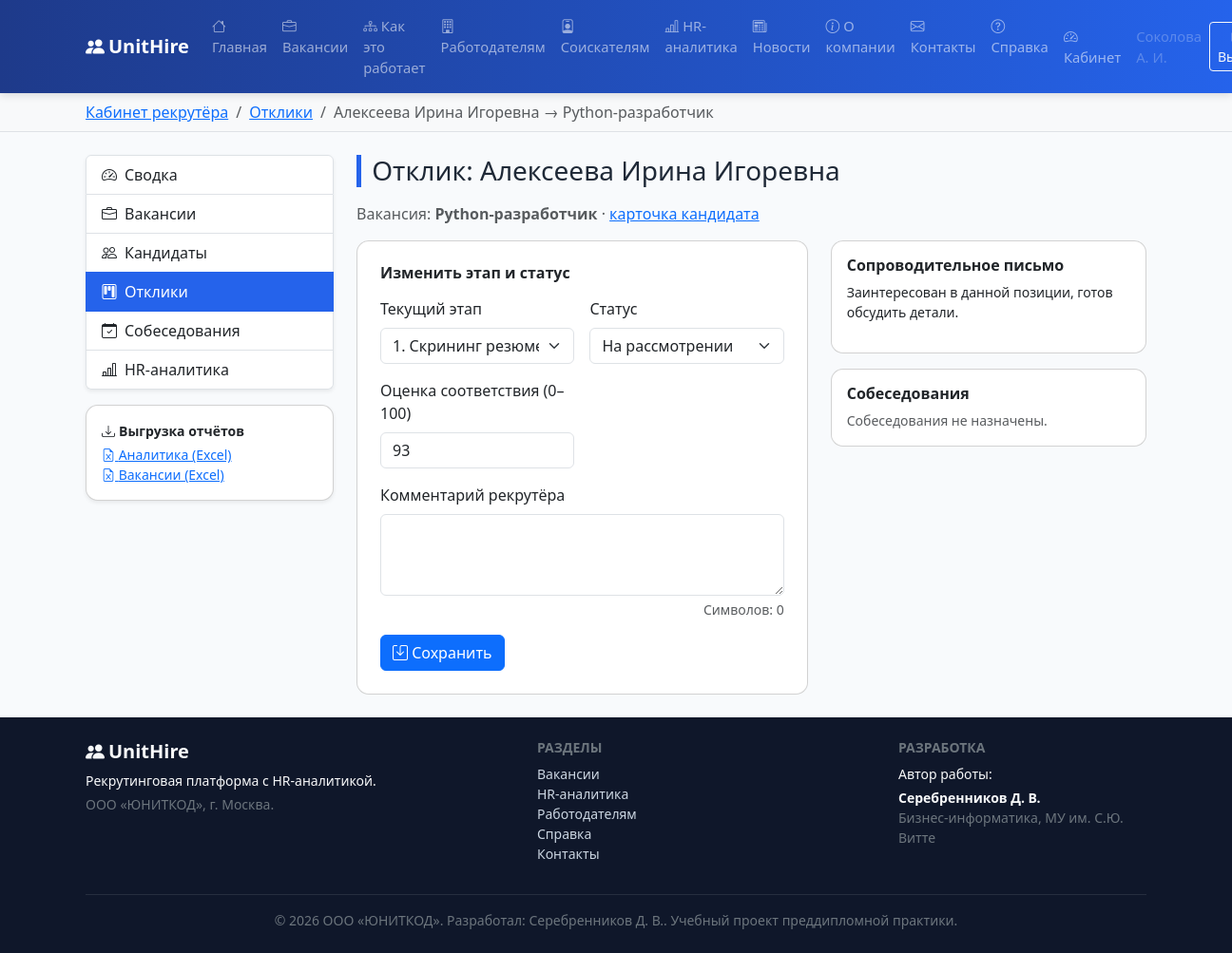
Screenshot of /cabinet/recruiter/applications/49/edit/ (signed in) with the database file from the repository.
### core/models.py (models this page shows, shortened)
class User(AbstractUser):
    patronymic = models.CharField("Отчество", max_length=100, blank=True)
    role = models.CharField(
        "Роль", max_length=20, choices=Role.choices, default=Role.CANDIDATE
    )
    phone = models.CharField("Телефон", max_length=20, blank=True)
    position = models.CharField("Должность", max_length=120, blank=True)
    department = models.ForeignKey(
        "Department",
        verbose_name="Отдел",
        on_delete=models.SET_NULL,
        null=True,
        blank=True,
        related_name="employees",
    )
    created_at = models.DateTimeField("Дата регистрации", default=timezone.now)
    class Meta:
        verbose_name = "Пользователь"
        verbose_name_plural = "Пользователи"
        ordering = ["last_name", "first_name"]
    def short_name(self):
        if not self.last_name:
            return self.username
        initials = ""
        if self.first_name:
            initials += f" {self.first_name[0]}."
        if self.patronymic:
            initials += f" {self.patronymic[0]}."
        return f"{self.last_name}{initials}".strip()

class Application(models.Model):
    candidate = models.ForeignKey(Candidate, verbose_name="Кандидат",
                                  on_delete=models.CASCADE, related_name="applications")
    vacancy = models.ForeignKey(Vacancy, verbose_name="Вакансия",
                                on_delete=models.CASCADE, related_name="applications")
    stage = models.ForeignKey(Stage, verbose_name="Текущий этап",
                              on_delete=models.PROTECT, related_name="applications")
    status = models.CharField("Статус", max_length=20,
                              choices=ApplicationStatus.choices,
                              default=ApplicationStatus.NEW)
    score = models.PositiveSmallIntegerField(
        "Оценка соответствия (0–100)", default=0,
        validators=[MaxValueValidator(100)])
    cover_letter = models.TextField("Сопроводительное письмо", blank=True)
    comment = models.TextField("Комментарий рекрутёра", blank=True)
    applied_at = models.DateTimeField("Дата отклика", default=timezone.now)
    updated_at = models.DateTimeField("Обновлено", auto_now=True)
    class Meta:
        verbose_name = "Отклик (заявка)"
        verbose_name_plural = "Отклики (заявки)"
        ordering = ["-applied_at"]
        constraints = [
            models.UniqueConstraint(fields=["candidate", "vacancy"],
                                    name="uniq_candidate_vacancy")
        ]
    def __str__(self):
        return f"{self.candidate} → {self.vacancy.title}"

class Candidate(models.Model):
    user = models.OneToOneField(
        settings.AUTH_USER_MODEL, verbose_name="Учётная запись",
        on_delete=models.SET_NULL, null=True, blank=True, related_name="candidate_profile")
    last_name = models.CharField("Фамилия", max_length=80)
    first_name = models.CharField("Имя", max_length=80)
    patronymic = models.CharField("Отчество", max_length=80, blank=True)
    email = models.EmailField("Email")
    phone = models.CharField("Телефон", max_length=20, blank=True)
    city = models.CharField("Город", max_length=80, blank=True)
    desired_salary = models.PositiveIntegerField("Желаемая зарплата, ₽", default=0)
    experience_years = models.DecimalField(
        "Опыт работы, лет", max_digits=4, decimal_places=1, default=0,
        validators=[MinValueValidator(0), MaxValueValidator(60)])
    grade = models.CharField("Грейд", max_length=20, choices=Grade.choices,
                             default=Grade.JUNIOR)
    source = models.ForeignKey(Source, verbose_name="Источник",
                               on_delete=models.PROTECT, related_name="candidates")
    skills = models.ManyToManyField(Skill, through="CandidateSkill",
                                    verbose_name="Навыки", related_name="candidates")
    summary = models.TextField("О кандидате", blank=True)
    is_archived = models.BooleanField("В архиве", default=False)
    created_at = models.DateTimeField("Дата добавления", default=timezone.now)
    class Meta:
        verbose_name = "Кандидат"
        verbose_name_plural = "Кандидаты"
        ordering = ["-created_at"]
        indexes = [models.Index(fields=["last_name", "first_name"])]
    def __str__(self):
        return self.full_name()
    def full_name(self):
        parts = [self.last_name, self.first_name, self.patronymic]
        return " ".join(p for p in parts if p).strip()

class Vacancy(models.Model):
    title = models.CharField("Название вакансии", max_length=150)
    department = models.ForeignKey(Department, verbose_name="Отдел",
                                   on_delete=models.PROTECT, related_name="vacancies")
    grade = models.CharField("Грейд", max_length=20, choices=Grade.choices,
                             default=Grade.MIDDLE)
    salary_min = models.PositiveIntegerField("Зарплата от, ₽", default=0)
    salary_max = models.PositiveIntegerField("Зарплата до, ₽", default=0)
    status = models.CharField("Статус", max_length=20, choices=VacancyStatus.choices,
                              default=VacancyStatus.OPEN)
    recruiter = models.ForeignKey(
        settings.AUTH_USER_MODEL, verbose_name="Ответственный рекрутёр",
        on_delete=models.SET_NULL, null=True, blank=True, related_name="vacancies",
        limit_choices_to={"role": Role.RECRUITER})
    required_skills = models.ManyToManyField(
        Skill, through="VacancySkill", verbose_name="Требуемые навыки",
        related_name="vacancies")
    description = models.TextField("Описание и требования", blank=True)
    city = models.CharField("Город", max_length=80, blank=True, default="Москва")
    is_remote = models.BooleanField("Удалённая работа", default=False)
    opened_at = models.DateField("Дата открытия", default=timezone.localdate)
    planned_close = models.DateField("Плановая дата закрытия", null=True, blank=True)
    closed_at = models.DateField("Фактическая дата закрытия", null=True, blank=True)
    class Meta:
        verbose_name = "Вакансия"
        verbose_name_plural = "Вакансии"
        ordering = ["-opened_at"]
        indexes = [models.Index(fields=["status"])]

### core/views.py (the view)
@recruiter_required
def rec_application_edit(request, pk):
    app = get_object_or_404(
        Application.objects.select_related("candidate", "vacancy"), pk=pk)
    if request.method == "POST":
        form = ApplicationStageForm(request.POST, instance=app)
        if form.is_valid():
            form.save()
            messages.success(request, "Отклик обновлён.")
            return redirect("rec_applications")
    else:
        form = ApplicationStageForm(instance=app)
    return render(request, "cabinet/recruiter/application_form.html",
                  {"breadcrumbs": _crumbs(
                      ("Кабинет рекрутёра", reverse("rec_dashboard")),
                      ("Отклики", reverse("rec_applications")),
                      (str(app), None)),
                   "form": form, "app": app,
                   "interviews": app.interviews.all()})

### core/forms.py
class ApplicationStageForm(BootstrapMixin, forms.ModelForm):
    class Meta:
        model = Application
        fields = ["stage", "status", "score", "comment"]
        widgets = {"comment": forms.Textarea(attrs={"rows": 3})}

### core/context_processors.py (called while the page is built)
def site_globals(request):
    return {
        "MAIN_MENU": MAIN_MENU,
        "SITE_AUTHOR": settings.SITE_AUTHOR,
        "SITE_AUTHOR_FULL": settings.SITE_AUTHOR_FULL,
        "SITE_ORG": settings.SITE_ORG,
        "SITE_NAME": settings.SITE_NAME,
        "SITE_TAGLINE": settings.SITE_TAGLINE,
        "CURRENT_YEAR": timezone.localdate().year,
    }

### core/models.py (called while the page is built)
    def __str__(self):
        return f"{self.order}. {self.name}"

### core/views.py (called while the page is built)
def _crumbs(*pairs):
    return list(pairs)

### templates/cabinet/recruiter/application_form.html (shortened to what this page needs)
{% extends 'base.html' %}
{% block content %}
<div class="row g-4">
  <div class="col-lg-3">{% include 'partials/_recruiter_nav.html' with active='applications' %}</div>
  <div class="col-lg-9">
    <h3 class="section-title mb-3">Отклик: {{ app.candidate.full_name }}</h3>
    <p class="text-muted">Вакансия: <strong>{{ app.vacancy.title }}</strong> ·
      <a href="{% url 'candidate_detail' app.candidate.pk %}">карточка кандидата</a></p>
    <div class="row g-4">
      <div class="col-md-7">
        <div class="card p-4">
          <h6 class="fw-bold mb-3">Изменить этап и статус</h6>
          <form method="post" novalidate>
            <div class="row g-3">
              {% for field in form %}
                <div class="{% if field.name == 'comment' %}col-12{% else %}col-md-6{% endif %}">
                  <label class="form-label">{{ field.label }}</label>
                  {{ field }}
                </div>
              {% endfor %}
            </div>
            <button class="btn btn-primary mt-3"><i class="bi bi-save"></i> Сохранить</button>
          </form>
        </div>
      </div>
      <div class="col-md-5">
        <div class="card p-3">
          <h6 class="fw-bold">Сопроводительное письмо</h6>
          <p class="small">{{ app.cover_letter|default:"—" }}</p>
        </div>
        <div class="card p-3 mt-3">
          <h6 class="fw-bold">Собеседования</h6>
          {% for iv in interviews %}
            <p class="small mb-1">{{ iv.get_kind_display }} — {{ iv.scheduled_at|date:"d.m.Y H:i" }}
              <span class="badge bg-light text-dark">{{ iv.get_result_display }}</span></p>
          {% empty %}<p class="small text-muted mb-0">Собеседования не назначены.</p>{% endfor %}
        </div>
      </div>
    </div>
  </div>
</div>
{% endblock %}

### templates/base.html (shortened to what this page needs)
{% load static %}<!DOCTYPE html>
<html lang="ru">
<head>
  <link rel="stylesheet" href="{% static 'vendor/bootstrap.min.css' %}">
  <link rel="stylesheet" href="{% static 'vendor/bootstrap-icons.css' %}">
  <link rel="stylesheet" href="{% static 'css/styles.css' %}">
</head>
<body class="d-flex flex-column min-vh-100">
<header>
  <nav class="navbar navbar-expand-lg navbar-dark unit-navbar sticky-top">
    <div class="container">
      <a class="navbar-brand fw-bold" href="{% url 'home' %}">
        <i class="bi bi-people-fill me-1"></i>{{ SITE_NAME }}
      </a>
      <div class="collapse navbar-collapse" id="mainNav">
        <ul class="navbar-nav me-auto mb-2 mb-lg-0">
          {% for name, label, icon in MAIN_MENU %}
            <li class="nav-item">
              <a class="nav-link" href="{% url name %}"><i class="bi bi-{{ icon }} me-1"></i>{{ label }}</a>
            </li>
          {% endfor %}
        </ul>
        <ul class="navbar-nav">
          {% if user.is_authenticated %}
            <li class="nav-item">
              <a class="nav-link" href="{% url 'dashboard' %}">
                <i class="bi bi-speedometer2 me-1"></i>Кабинет</a>
            </li>
            <li class="nav-item">
              <span class="nav-link disabled small">{{ user.short_name }}</span>
            </li>
            <li class="nav-item">
              <form action="{% url 'logout' %}" method="post" class="d-inline">
                <button class="btn btn-sm btn-outline-light mt-1" type="submit">
                   Выход</button>
              </form>
            </li>
          {% endif %}
        </ul>
      </div>
    </div>
  </nav>
</header>
{% if breadcrumbs %}
<div class="bg-light border-bottom">
  <div class="container">
    <nav aria-label="breadcrumb">
      <ol class="breadcrumb my-2 small">
        {% for label, url in breadcrumbs %}
          {% if url %}
            <li class="breadcrumb-item"><a href="{{ url }}">{{ label }}</a></li>
          {% else %}
            <li class="breadcrumb-item active" aria-current="page">{{ label }}</li>
          {% endif %}
        {% endfor %}
      </ol>
    </nav>
  </div>
</div>
{% endif %}
<main class="container my-4 flex-grow-1">
  {% block content %}{% endblock %}
</main>
<footer class="unit-footer mt-auto text-light">
  <div class="container py-4">
    <div class="row gy-3">
      <div class="col-md-5">
        <h5 class="fw-bold"><i class="bi bi-people-fill me-1"></i>{{ SITE_NAME }}</h5>
        <p class="small mb-1">{{ SITE_TAGLINE }}.</p>
        <p class="small text-secondary mb-0">{{ SITE_ORG }}, г. Москва.</p>
      </div>
      <div class="col-md-4">
        <h6 class="text-uppercase small fw-bold text-secondary">Разделы</h6>
        <ul class="list-unstyled small">
          <li><a class="footer-link" href="{% url 'vacancies' %}">Вакансии</a></li>
          <li><a class="footer-link" href="{% url 'analytics_demo' %}">HR-аналитика</a></li>
          <li><a class="footer-link" href="{% url 'employers' %}">Работодателям</a></li>
          <li><a class="footer-link" href="{% url 'help' %}">Справка</a></li>
          <li><a class="footer-link" href="{% url 'contacts' %}">Контакты</a></li>
        </ul>
      </div>
      <div class="col-md-3">
        <h6 class="text-uppercase small fw-bold text-secondary">Разработка</h6>
        <p class="small mb-1">Автор работы:</p>
        <p class="small fw-bold mb-0">{{ SITE_AUTHOR }}</p>
        <p class="small text-secondary">Бизнес-информатика, МУ им. С.Ю. Витте</p>
      </div>
    </div>
    <hr class="border-secondary">
    <p class="small text-secondary text-center mb-0">
      © {{ CURRENT_YEAR }} {{ SITE_ORG }}. Разработал: {{ SITE_AUTHOR }}.
      Учебный проект преддипломной практики.
    </p>
  </div>
</footer>
</body>
</html>

### static/css/styles.css (style rules this page uses)
:root { --unit-primary: #2563eb; --unit-primary-dark: #1e3a8a; --unit-accent: #16a34a; --unit-dark: #0f172a; }
body { font-family: "Segoe UI", Roboto, "Helvetica Neue", Arial, sans-serif; color: #1f2937; background: #f8fafc; }
.unit-navbar { background: linear-gradient(90deg, var(--unit-primary-dark), var(--unit-primary)); box-shadow: 0 2px 8px rgba(15, 23, 42, .15); }
.unit-navbar .nav-link { font-size: .92rem; }
.unit-footer { background: var(--unit-dark); }
.footer-link { color: #cbd5e1; text-decoration: none; }
.card { border-radius: .8rem; }
.section-title { border-left: 5px solid var(--unit-primary); padding-left: .7rem; }

### rows the page displays
User: short_name "Соколова А. И."
Application: candidate.full_name "Алексеева Ирина Игоревна", vacancy "Python-разработчик", form "1. Скрининг резюме" "На рассмотрении" "93", cover_letter "Заинтересован в данной позиции, готов обсудить детали."

### other values shown
{{ SITE_NAME }} "UnitHire"
{{ label }} "Главная" "Вакансии" "Как это работает" "Работодателям" "Соискателям" "HR-аналитика" "Новости" "О компании" "Контакты" "Справка"
{{ label }} "Кабинет рекрутёра" "Отклики"
{{ label }} "Алексеева Ирина Игоревна → Python-разработчик"
{{ field.label }} "Текущий этап" "Статус" "Оценка соответствия (0–100)" "Комментарий рекрутёра"
{{ SITE_TAGLINE }} "Рекрутинговая платформа с HR-аналитикой"
{{ SITE_ORG }} "ООО «ЮНИТКОД»"
{{ SITE_AUTHOR }} "Серебренников Д. В."
{{ CURRENT_YEAR }} "2026"
